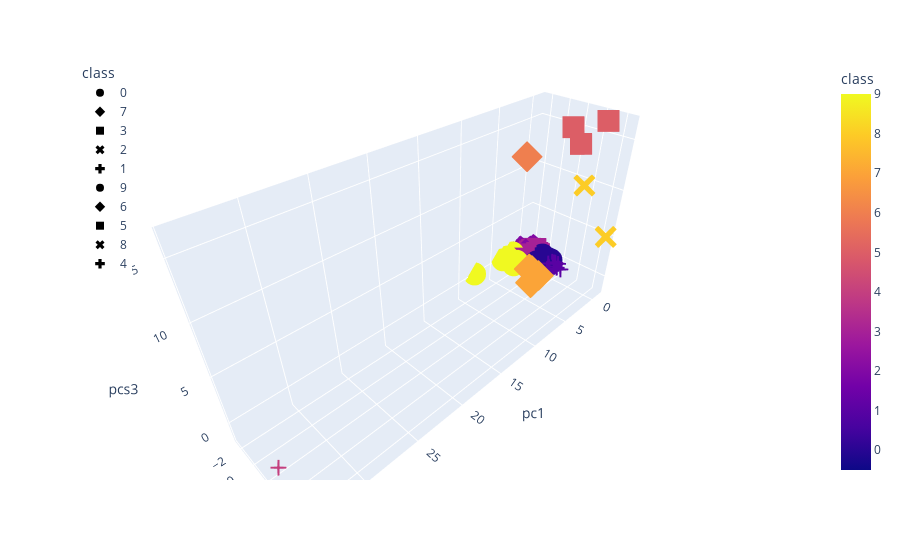

Notebook code for this chart:
### Code cell
# 3D Scatter Plot

fig = px.scatter_3d(clustered_df, x="pc1", y="pc2", z="pcs3",
                    color='class', symbol='class', hover_name="CoinName", hover_data=["Algorithm"])

fig.update_layout(
    legend=dict(
        x=0,
        y=1))

fig.show()

### Figure 1 — Plotly figure (JSON) as saved in the notebook; plotly's stock layout.template omitted (floating-point values rounded to 4 significant figures; data arrays with more than 128 entries replaced by an {"elided": "..."} marker saying what was removed)
{"data": [{"customdata": {"elided": "190x1 str values"}, "hovertemplate": "<b>%{hovertext}</b><br><br>class=%{marker.color}<br>pc1=%{x}<br>pc2=%{y}<br>pcs3=%{z}<br>Algorithm=%{customdata[0]}<extra></extra>", "hovertext": {"elided": "190 str values"}, "legendgroup": "0", "marker": {"color": {"elided": "190 int values"}, "coloraxis": "coloraxis", "symbol": "circle"}, "mode": "markers", "name": "0", "scene": "scene", "showlegend": true, "type": "scatter3d", "x": {"elided": "190 float values"}, "y": {"elided": "190 float values"}, "z": {"elided": "190 float values"}}, {"customdata": [["X13"], ["DPoS"], ["DPoS"], ["Semux BFT consensus"], ["Scrypt"], ["DPoS"], ["DPoS"], ["DPoS"], ["DPoS"], ["SHA-256"]], "hovertemplate": "<b>%{hovertext}</b><br><br>class=%{marker.color}<br>pc1=%{x}<br>pc2=%{y}<br>pcs3=%{z}<br>Algorithm=%{customdata[0]}<extra></extra>", "hovertext": ["EliteCoin", "ARK", "Lamden Tau", "Semux", "Lynx", "ALAX", "Lisk", "EOS", "Oxycoin", "ZEPHYR"], "legendgroup": "7", "marker": {"color": [7, 7, 7, 7, 7, 7, 7, 7, 7, 7], "coloraxis": "coloraxis", "symbol": "diamond"}, "mode": "markers", "name": "7", "scene": "scene", "showlegend": true, "type": "scatter3d", "x": [2.318, 3.771, 3.776, 3.989, 2.25, 3.788, 3.771, 3.781, 3.782, 2.492], "y": [1.586, 1.821, 1.821, 1.794, 0.2649, 1.821, 1.821, 1.822, 1.822, 0.8029], "z": [-0.6312, -0.5089, -0.509, -0.5949, -0.447, -0.5094, -0.5089, -0.5093, -0.5094, -0.2761]}, {"customdata": {"elided": "145x1 str values"}, "hovertemplate": "<b>%{hovertext}</b><br><br>class=%{marker.color}<br>pc1=%{x}<br>pc2=%{y}<br>pcs3=%{z}<br>Algorithm=%{customdata[0]}<extra></extra>", "hovertext": {"elided": "145 str values"}, "legendgroup": "3", "marker": {"color": {"elided": "145 int values"}, "coloraxis": "coloraxis", "symbol": "square"}, "mode": "markers", "name": "3", "scene": "scene", "showlegend": true, "type": "scatter3d", "x": {"elided": "145 float values"}, "y": {"elided": "145 float values"}, "z": {"elided": "145 float values"}}, {"customdata": [["Ethash"], ["CryptoNight-V7"], ["Ethash"], ["Equihash"], ["Multiple"], ["Multiple"], ["Multiple"], ["NeoScrypt"], ["HybridScryptHash256"], ["CryptoNight"], ["Stanford Folding"], ["Multiple"], ["M7 POW"], ["Lyra2RE"], ["Ethash"], ["Blake2b"], ["1GB AES Pattern Search"], ["Dagger"], ["X11GOST"], ["CryptoNight"], ["Multiple"], ["Lyra2Z"], ["Ethash"], ["Equihash"], ["CryptoNight"], ["CryptoNight"], ["Lyra2RE"], ["CryptoNight-V7"], ["Equihash"], ["Lyra2RE"], ["Dagger-Hashimoto"], ["CryptoNight-V7"], ["Argon2d"], ["Blake2b"], ["Cloverhash"], ["CryptoNight"], ["CryptoNight"], ["Time Travel"], ["CryptoNight"], ["Equihash"], ["NeoScrypt"], ["Equihash"], ["Dagger"], ["NeoScrypt"], ["Ethash"], ["NeoScrypt"], ["Multiple"], ["CryptoNight"], ["CryptoNight"], ["Ethash"], ["CryptoNight-V7"], ["NeoScrypt"], ["NeoScrypt"], ["SkunkHash"], ["CryptoNight"], ["Dagger"], ["Ethash"], ["CryptoNight"], ["IMesh"], ["Equihash"], ["Lyra2Z"], ["CryptoNight"], ["Lyra2RE"], ["Tribus"], ["Lyra2Z"], ["CryptoNight"], ["CryptoNight Heavy"], ["Jump Consistent Hash"], ["CryptoNight"], ["HMQ1725"], ["CryptoNight-V7"], ["Cryptonight-GPU"], ["Equihash"], ["Lyra2Z"], ["CryptoNight"], ["Blake"], ["Blake"], ["Exosis"], ["Equihash"], ["Equihash"], ["NeoScrypt"], ["Blake"], ["Multiple"], ["Equihash+Scrypt"], ["Ethash"], ["CryptoNight"], ["Equihash"]], "hovertemplate": "<b>%{hovertext}</b><br><br>class=%{marker.color}<br>pc1=%{x}<br>pc2=%{y}<br>pcs3=%{z}<br>Algorithm=%{customdata[0]}<extra></extra>", "hovertext": ["Ethereum", "Monero", "Ethereum Classic", "ZCash", "DigiByte", "MyriadCoin", "Verge", "FeatherCoin", "MediterraneanCoin", "DigitalNote ", "Folding Coin", "Unitus", "Cryptonite", "Crypto", "Expanse", "Siacoin", "HOdlcoin", "SoilCoin", "SibCoin", "Karbo", "Circuits of Value", "ZCoin", "Elementrem", "ZClassic", "Cannabis Industry Coin", "Bikercoins", "HexxCoin", "Citadel", "Zero", "Zoin", "DubaiCoin", "Quantum Resistant Ledger", "Dynamic", "Nano", "ChanCoin", "Dinastycoin", "LeviarCoin", "Bitcore", "Sumokoin", "BitcoinZ", "VIVO Coin", "Bitcoin Gold", "Pirl", "Innova", "Ellaism", "GoByte", "SHIELD", "UltraNote", "BitCoal", "DaxxCoin", "Lethean", "SparksPay", "GunCoin", "MUNcoin", "Niobio Cash", "Travelflex", "Callisto Network", "BitTube", "Aidos Kuneen", "Bitrolium", "Alpenschillling", "Monero Classic", "Infinex", "KEYCO", "GINcoin", "PlatinCoin", "Loki", "MassGrid", "PluraCoin", "PlusOneCoin", "Webchain", "Ryo", "CrypticCoin", "Actinium", "FREDEnergy", "Universal Molecule", "Lithium", "Exosis", "Beam", "Bithereum", "UFO Coin", "BlakeCoin", "JoinCoin", "Vollar", "Reality Clash", "Beldex", "Horizen"], "legendgroup": "2", "marker": {"color": [2, 2, 2, 2, 2, 2, 2, 2, 2, 2, 2, 2, 2, 2, 2, 2, 2, 2, 2, 2, 2, 2, 2, 2, 2, 2, 2, 2, 2, 2, 2, 2, 2, 2, 2, 2, 2, 2, 2, 2, 2, 2, 2, 2, 2, 2, 2, 2, 2, 2, 2, 2, 2, 2, 2, 2, 2, 2, 2, 2, 2, 2, 2, 2, 2, 2, 2, 2, 2, 2, 2, 2, 2, 2, 2, 2, 2, 2, 2, 2, 2, 2, 2, 2, 2, 2, 2], "coloraxis": "coloraxis", "symbol": "x"}, "mode": "markers", "name": "2", "scene": "scene", "showlegend": true, "type": "scatter3d", "x": [-0.1727, -0.1639, -0.1712, -0.1807, 0.1362, -0.1165, 0.1599, -0.189, -0.1531, 0.433, -0.1503, -0.1504, -0.1421, -0.1718, -0.1738, 0.3417, -0.1687, -0.1778, -0.1902, 0.2783, -0.1306, -0.1692, -0.1735, -0.1807, 0.2783, 0.2784, -0.1723, -0.1626, -0.1807, -0.172, -0.1774, -0.1625, -0.1643, -0.0578, -0.1804, 0.3143, 0.2787, -0.1738, 0.2789, 0.03095, -0.1936, -0.1806, -0.1766, -0.1935, -0.1719, -0.1936, -0.1407, 1.114, 0.2783, -0.09704, -0.1516, -0.1936, -0.1867, -0.1682, 0.2821, -0.1761, -0.1251, 0.2862, -0.156, -0.1796, -0.1669, 0.2785, -0.1722, -0.1639, -0.1692, 0.2824, 0.5652, -0.1647, 0.292, -0.1753, -0.1515, -0.1771, -0.07561, -0.1686, 0.358, -0.1605, -0.1609, -0.1729, -0.1786, -0.1804, -0.119, -0.1115, -0.1512, -0.1406, -0.1736, 0.3, -0.1807], "y": [-1.96, -2.194, -1.96, -1.892, -1.729, -1.725, -1.725, -1.589, -2.211, -2.242, -2.125, -1.725, -2.102, -2.147, -1.96, -2.08, -2.152, -2.128, -2.101, -2.24, -1.725, -2.175, -1.96, -1.892, -2.24, -2.24, -2.147, -2.194, -1.892, -2.147, -2.131, -2.194, -2.173, -2.095, -2.093, -2.24, -2.24, -2.155, -2.24, -1.9, -1.589, -1.892, -2.128, -1.589, -1.96, -1.589, -1.725, -2.27, -2.24, -1.964, -2.194, -1.589, -1.589, -2.13, -2.24, -2.128, -1.963, -2.24, -2.224, -1.892, -2.175, -2.24, -2.147, -2.169, -2.175, -2.24, -2.189, -2.152, -2.24, -2.117, -2.194, -2.155, -1.894, -2.175, -2.243, -2.171, -2.171, -2.165, -1.893, -1.892, -1.589, -2.174, -1.725, -2.156, -1.96, -2.24, -1.892], "z": [0.3745, 0.4155, 0.3745, 0.3915, 0.3339, 0.34, 0.3322, 0.2792, 0.406, 0.4071, 0.3891, 0.3409, 0.4278, 0.4049, 0.3746, 0.3709, 0.4605, 0.4181, 0.4099, 0.4111, 0.3403, 0.4104, 0.3746, 0.3915, 0.4111, 0.4111, 0.4049, 0.4155, 0.3915, 0.4049, 0.4215, 0.4155, 0.4458, 0.3858, 0.4112, 0.4102, 0.4111, 0.419, 0.4111, 0.3874, 0.2793, 0.3915, 0.4181, 0.2793, 0.3746, 0.2793, 0.3406, 0.3951, 0.4111, 0.3735, 0.4153, 0.2793, 0.2791, 0.4097, 0.4111, 0.4181, 0.3739, 0.411, 0.3878, 0.3915, 0.4104, 0.4111, 0.4049, 0.4031, 0.4104, 0.4111, 0.3953, 0.412, 0.4108, 0.4035, 0.4154, 0.47, 0.389, 0.4104, 0.4096, 0.4105, 0.4105, 0.471, 0.3915, 0.3915, 0.2772, 0.4099, 0.3409, 0.37, 0.3746, 0.4106, 0.3915]}, {"customdata": [["SHA-512"], ["X15"], ["PoS"], ["SHA3"], ["X13"], ["X13"], ["PHI1612"], ["X13"], ["Counterparty"], ["X13"], ["X13"], ["SHA3"], ["QUAIT"], ["X13"], ["X15"], ["NIST5"], ["PoS"], ["NIST5"], ["POS 3.0"], ["X13"], ["SHA-256D"], ["PoS"], ["PoS"], ["X13"], ["X14"], ["PoS"], ["SHA-256D"], ["X13"], ["PoS"], ["PoS"], ["Quark"], ["X13"], ["Blake2S"], ["PoS"], ["PoS"], ["PoS"], ["X15"], ["POS 3.0"], ["536"], ["NIST5"], ["NIST5"], ["Skein"], ["X13"], ["X13"], ["SkunkHash v2 Raptor"], ["Skein"], ["PoS"], ["SHA-512"], ["Ouroboros"], ["NIST5"], ["PHI1612"], ["Quark"], ["POS 2.0"], ["NIST5"], ["X13"], ["NIST5"], ["Quark"], ["Quark"], ["POS 3.0"], ["X13"], ["XEVAN"], ["VBFT"], ["NIST5"], ["Green Protocol"], ["PoS"], ["Quark"], ["PoS"], ["SHA-256D"], ["X15"], ["Quark"], ["DPoS"], ["Quark"], ["Quark"], ["Quark"], ["PoS"], ["SHA-512"], ["XEVAN"], ["XEVAN"], ["Quark"], ["Quark"], ["Quark"], ["XEVAN"], ["SHA-256D"], ["PoS"], ["X13"], ["PoS"], ["PoS"]], "hovertemplate": "<b>%{hovertext}</b><br><br>class=%{marker.color}<br>pc1=%{x}<br>pc2=%{y}<br>pcs3=%{z}<br>Algorithm=%{customdata[0]}<extra></extra>", "hovertext": ["Bitshares", "KoboCoin", "Exclusive Coin", "MaxCoin", "NavCoin", "OpalCoin", "TittieCoin", "StealthCoin", "StorjCoin", "Kore", "Sativa Coin", "Nexus", "Droidz", "Paycon", "EverGreenCoin", "PWR Coin", "Nebuchadnezzar", "VIP Tokens", "Let it Ride", "MudraCoin", "BuzzCoin", "Opair", "CoffeeCoin", "RoyalCoin", "GanjaCoin V2", "TeamUP", "LanaCoin", "EmberCoin", "FreeCoin", "Creatio", "Allsafe", "FindCoin", "TajCoin", "Atmos", "MacronCoin", "Phreak", "HTML5 Coin", "QTUM", "Espers", "Denarius", "Virta Unique Coin", "Bitcoin Planet", "BritCoin", "DeepOnion", "Signatum", "Cream", "Stakecoin", "Obsidian", "Cardano", "NamoCoin", "LUXCoin", "Bitcloud 2.0", "KekCoin", "Electra", "Bitcoin Diamond", "Bulwark", "Kalkulus", "Digiwage", "TokenPay", "Tokyo Coin", "Ellerium", "Ontology", "Bitspace", "Bitcoin Green", "Deviant Coin", "Carebit", "Zealium", "TheVig", "Dekado", "Poseidon Quark", "Muse", "Dystem", "Giant", "Vitae", "Ketan", "Kcash", "Bettex coin", "BitMoney", "HerbCoin", "Galilel", "Crypto Sports", "Beetle Coin", "Titan Coin", "Radium", "Triangles Coin", "Particl", "Nxt"], "legendgroup": "1", "marker": {"color": [1, 1, 1, 1, 1, 1, 1, 1, 1, 1, 1, 1, 1, 1, 1, 1, 1, 1, 1, 1, 1, 1, 1, 1, 1, 1, 1, 1, 1, 1, 1, 1, 1, 1, 1, 1, 1, 1, 1, 1, 1, 1, 1, 1, 1, 1, 1, 1, 1, 1, 1, 1, 1, 1, 1, 1, 1, 1, 1, 1, 1, 1, 1, 1, 1, 1, 1, 1, 1, 1, 1, 1, 1, 1, 1, 1, 1, 1, 1, 1, 1, 1, 1, 1, 1, 1, 1], "coloraxis": "coloraxis", "symbol": "cross"}, "mode": "markers", "name": "1", "scene": "scene", "showlegend": true, "type": "scatter3d", "x": [-0.2651, -0.221, -0.4179, -0.4433, -0.2576, -0.2582, -0.347, -0.258, -0.3893, -0.2583, -0.2582, -0.5347, -0.3857, -0.2577, -0.2234, -0.2095, -0.4175, -0.3306, -0.3939, -0.2524, 0.06612, -0.4165, -0.4158, -0.2538, -0.369, -0.4156, -0.2476, 0.8715, -0.417, -0.4175, -0.3897, -0.2536, -0.3787, -0.4158, -0.4102, -0.4176, 0.9076, -0.3926, 0.6091, -0.3321, -0.3306, -0.381, -0.2579, -0.258, -0.3989, -0.3805, -0.4174, -0.323, 0.6096, -0.3169, -0.3871, -0.3927, -0.3922, 0.2259, -0.2547, -0.3273, -0.3896, -0.3888, -0.3941, -0.2454, -0.3156, -0.3847, -0.3317, -0.3921, -0.417, -0.3914, -0.4172, -0.3127, -0.2182, -0.3853, 1.022, -0.3897, -0.3944, -0.3884, -0.4163, -0.2201, -0.3111, 0.4614, -0.3937, -0.3941, -0.3898, -0.3101, -0.2676, -0.4178, -0.2584, -0.4177, -0.4827], "y": [1.674, 1.791, 1.802, 2.035, 1.714, 1.714, 1.733, 1.714, 1.71, 1.714, 1.714, 2.475, 1.769, 1.714, 1.791, 1.411, 1.802, 1.406, 1.732, 1.666, 1.799, 1.802, 1.802, 1.666, 1.733, 1.802, 1.796, 1.754, 1.802, 1.802, 1.619, 1.666, 1.751, 1.802, 1.802, 1.802, 1.769, 1.732, 1.786, 1.406, 1.406, 1.782, 1.714, 1.714, 1.714, 1.782, 1.802, 1.674, 1.676, 1.406, 1.781, 1.666, 1.714, 1.405, 1.714, 1.359, 1.619, 1.619, 1.732, 1.666, 1.488, 1.789, 1.406, 1.739, 1.802, 1.666, 1.802, 1.799, 1.744, 1.618, 1.739, 1.619, 1.666, 1.619, 1.802, 1.716, 1.441, 1.449, 1.666, 1.666, 1.619, 1.488, 1.797, 1.802, 1.714, 1.802, 2.112], "z": [-0.1673, -0.6051, -0.2088, -0.7372, -0.5909, -0.5909, -0.2915, -0.5909, -0.1532, -0.5909, -0.5909, -0.8047, -0.6342, -0.5909, -0.605, -0.5117, -0.2088, -0.5071, -0.2005, -0.3564, -0.6595, -0.2088, -0.2088, -0.3564, -0.6252, -0.2088, -0.65, -0.6329, -0.2088, -0.2088, -0.249, -0.3564, -0.6706, -0.2088, -0.209, -0.2088, -0.6313, -0.2006, -0.6713, -0.5071, -0.5071, -0.661, -0.5909, -0.5909, -0.1858, -0.661, -0.2088, -0.1658, -0.2533, -0.5075, -0.5251, -0.4836, -0.1936, -0.5226, -0.591, -0.2726, -0.249, -0.2491, -0.2005, -0.3565, -0.386, -0.1926, -0.5071, -0.1902, -0.2088, -0.4836, -0.2088, -0.6489, -0.3705, -0.2491, -0.3335, -0.249, -0.4835, -0.2491, -0.2088, -0.07374, -0.1515, -0.01785, -0.4836, -0.4835, -0.249, -0.3861, -0.6497, -0.2088, -0.5909, -0.2088, -0.199]}, {"customdata": [["Scrypt"], ["CryptoNight"], ["Scrypt"], ["CryptoNight"], ["CryptoNight"], ["CryptoNight Heavy"]], "hovertemplate": "<b>%{hovertext}</b><br><br>class=%{marker.color}<br>pc1=%{x}<br>pc2=%{y}<br>pcs3=%{z}<br>Algorithm=%{customdata[0]}<extra></extra>", "hovertext": ["MoonCoin", "ByteCoin", "gCn Coin", "TurtleCoin", "Newton Coin", "Qwertycoin"], "legendgroup": "9", "marker": {"color": [9, 9, 9, 9, 9, 9], "coloraxis": "coloraxis", "symbol": "circle"}, "mode": "markers", "name": "9", "scene": "scene", "showlegend": true, "type": "scatter3d", "x": [2.55, 3.825, 3.238, 7.99, 2.081, 3.081], "y": [-1.325, -2.242, -1.171, -2.665, -2.304, -2.227], "z": [-0.05032, 0.3116, -0.1086, 0.3009, 0.3765, 0.3342]}, {"customdata": [["VeChainThor Authority"]], "hovertemplate": "<b>%{hovertext}</b><br><br>class=%{marker.color}<br>pc1=%{x}<br>pc2=%{y}<br>pcs3=%{z}<br>Algorithm=%{customdata[0]}<extra></extra>", "hovertext": ["Vechain"], "legendgroup": "6", "marker": {"color": [6], "coloraxis": "coloraxis", "symbol": "diamond"}, "mode": "markers", "name": "6", "scene": "scene", "showlegend": true, "type": "scatter3d", "x": [4.699], "y": [0.3146], "z": [13.32]}, {"customdata": [["Proof-of-BibleHash"], ["SHA-256 + Hive"], ["Proof-of-Authority"]], "hovertemplate": "<b>%{hovertext}</b><br><br>class=%{marker.color}<br>pc1=%{x}<br>pc2=%{y}<br>pcs3=%{z}<br>Algorithm=%{customdata[0]}<extra></extra>", "hovertext": ["BiblePay", "LitecoinCash", "Poa Network"], "legendgroup": "5", "marker": {"color": [5, 5, 5], "coloraxis": "coloraxis", "symbol": "square"}, "mode": "markers", "name": "5", "scene": "scene", "showlegend": true, "type": "scatter3d", "x": [-0.3447, -0.2144, -0.3467], "y": [5.012, 1.701, 2.68], "z": [16.54, 15.18, 13.79]}, {"customdata": [["ECC 256K1"], ["Leased POS"]], "hovertemplate": "<b>%{hovertext}</b><br><br>class=%{marker.color}<br>pc1=%{x}<br>pc2=%{y}<br>pcs3=%{z}<br>Algorithm=%{customdata[0]}<extra></extra>", "hovertext": ["Acute Angle Cloud", "Waves"], "legendgroup": "8", "marker": {"color": [8, 8], "coloraxis": "coloraxis", "symbol": "x"}, "mode": "markers", "name": "8", "scene": "scene", "showlegend": true, "type": "scatter3d", "x": [-0.3831, -0.7417], "y": [3.745, 6.806], "z": [9.855, 5.189]}, {"customdata": [["TRC10"]], "hovertemplate": "<b>%{hovertext}</b><br><br>class=%{marker.color}<br>pc1=%{x}<br>pc2=%{y}<br>pcs3=%{z}<br>Algorithm=%{customdata[0]}<extra></extra>", "hovertext": ["BitTorrent"], "legendgroup": "4", "marker": {"color": [4], "coloraxis": "coloraxis", "symbol": "cross"}, "mode": "markers", "name": "4", "scene": "scene", "showlegend": true, "type": "scatter3d", "x": [34.0], "y": [1.893], "z": [-1.6]}], "layout": {"coloraxis": {"colorbar": {"title": {"text": "class"}}, "colorscale": [[0, "#0d0887"], [0.1111, "#46039f"], [0.2222, "#7201a8"], [0.3333, "#9c179e"], [0.4444, "#bd3786"], [0.5556, "#d8576b"], [0.6667, "#ed7953"], [0.7778, "#fb9f3a"], [0.8889, "#fdca26"], [1, "#f0f921"]]}, "legend": {"title": {"text": "class"}, "tracegroupgap": 0, "x": 0, "y": 1}, "margin": {"t": 60}, "scene": {"domain": {"x": [0, 1], "y": [0, 1]}, "xaxis": {"title": {"text": "pc1"}}, "yaxis": {"title": {"text": "pc2"}}, "zaxis": {"title": {"text": "pcs3"}}}}}
